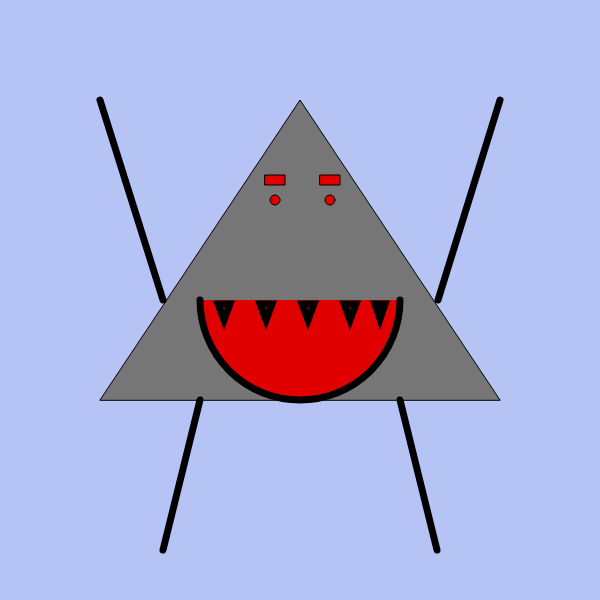
Frame 1 (no input)
Frame 60 (no input): identical to frame 1, image omitted
Frame 120 (the mouse pressed at the canvas centre since frame 60): identical to frame 1, image omitted

The p5.js sketch that drew this single still picture (run headless with seeded random() and noise() and a simulated clock; from frame 60 on, the mouse is pressed at the canvas centre):

// p5.js sketch
// ── sketch.js
//start by making setup function
function setup() {
  //making the size of the canvas
     createCanvas(600 , 600);
}
function draw() {
  //background
   background( 'rgb(182, 195, 245)' );

 push();

//body
  fill( 'rgb(118, 118, 118)' );
  triangle(100, 400, 300, 100, 500, 400);


//eyes
  fill('rgb(225,0,0)')
  ellipse( 275, 200, 10, 10);
  ellipse( 330, 200, 10, 10);

//eyebrows
  rect(265, 175, 20, 10);
  rect(320, 175, 20, 10);


//mouth
  stroke( 'rgb(0, 0, 0)' );
  strokeWeight( 7 );
  arc( 300, 300, 200, 200, 0, PI );


//left teeth
  triangle(302,304,308,320, 314,304)
  triangle(260,304,266,320, 272,304)
  triangle(218,304,224,320, 230,304)

//right teeth
  triangle(344,304,350,320, 356,304)
  triangle(375,304,380,319, 385,304)


//arms
  line(438,300, 500,100)
  line(163,300,100 ,100)

//legs
  line(200,400, 163,550)
  line(400, 400, 437, 550)
pop();
}
